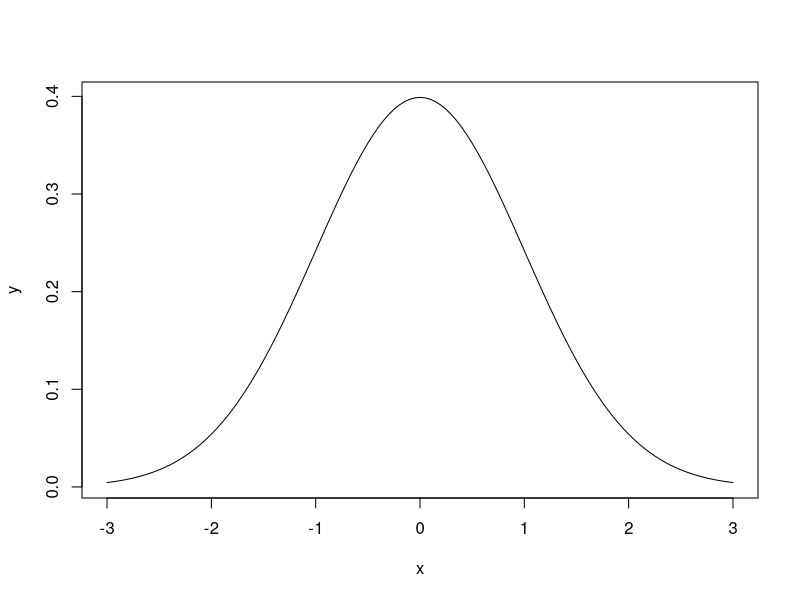
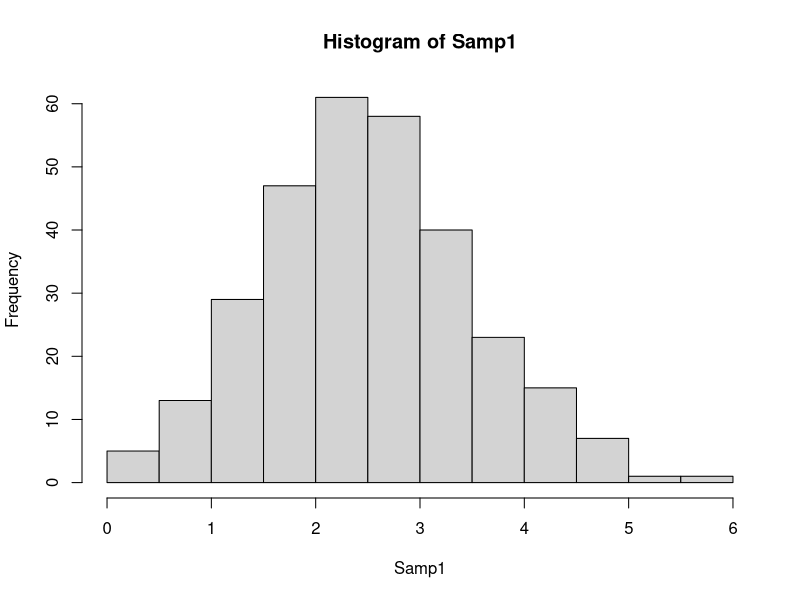
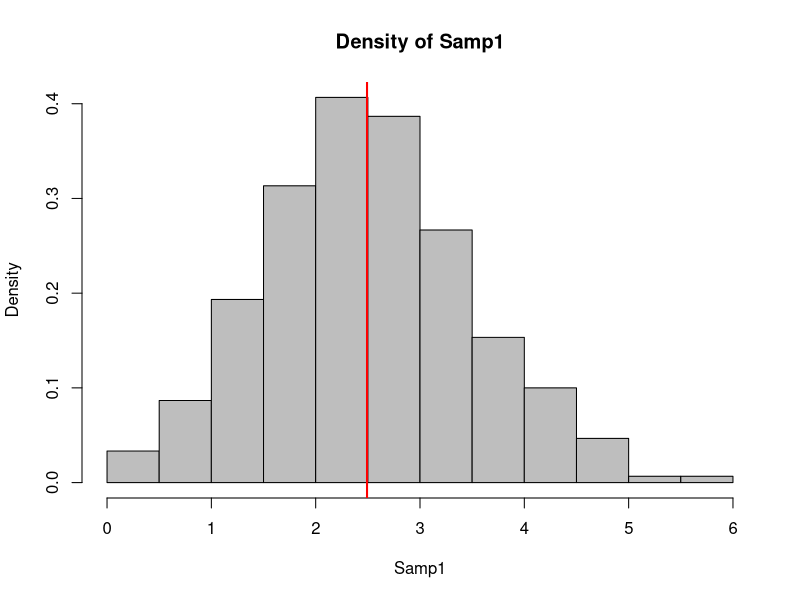
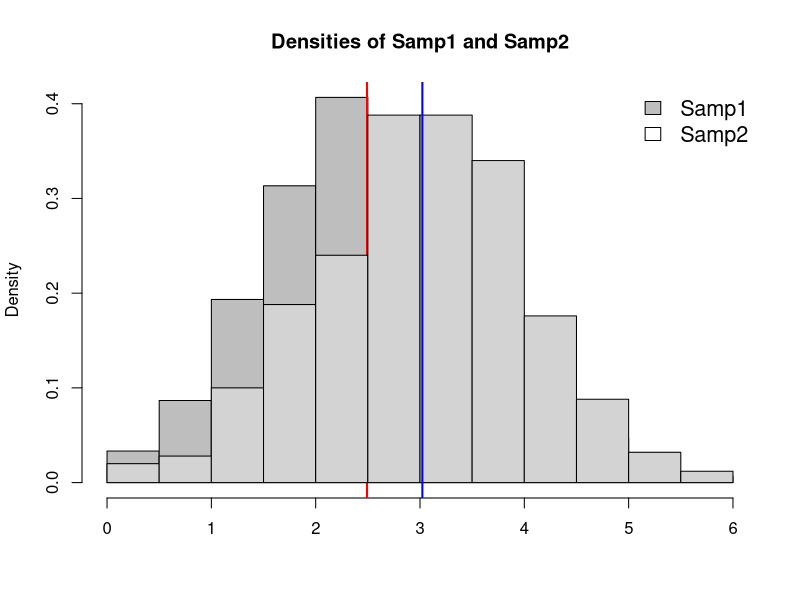
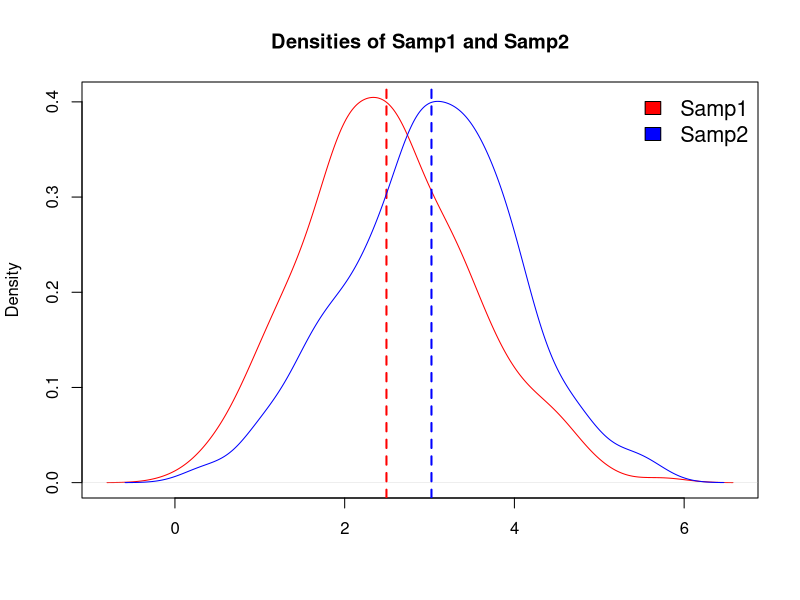
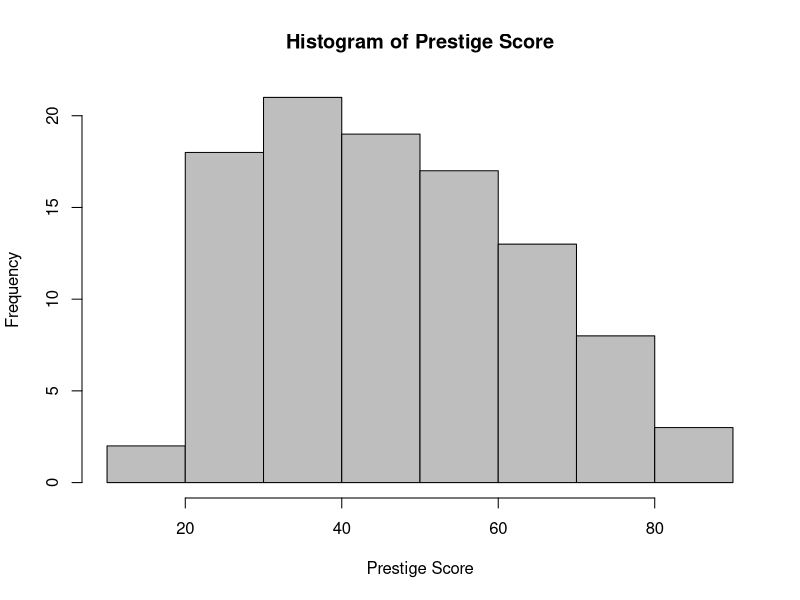
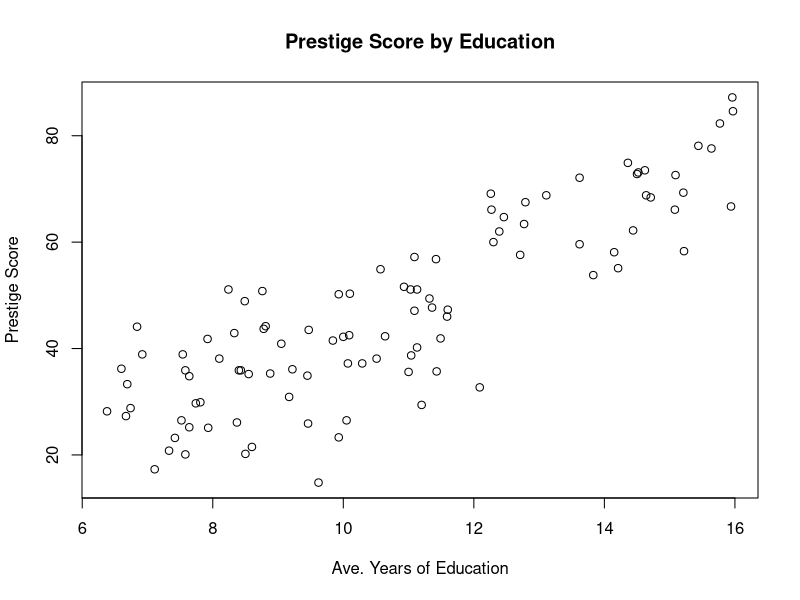
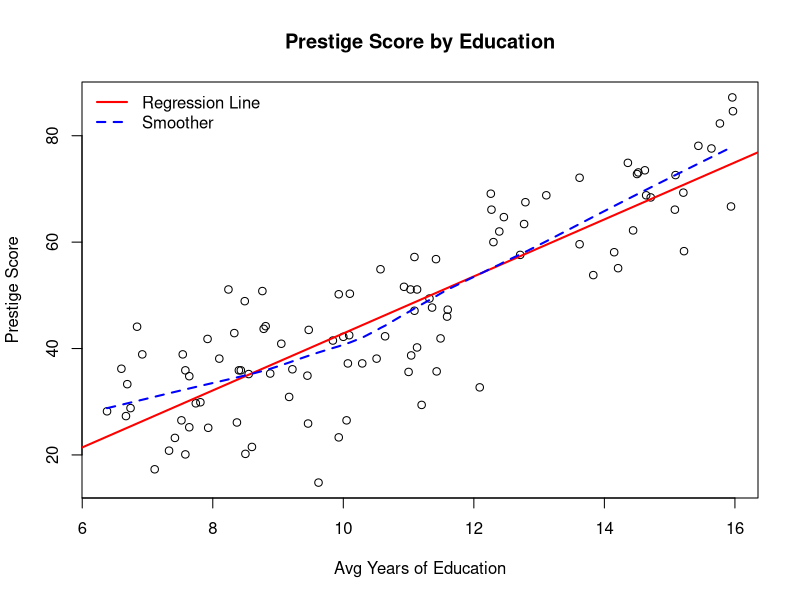

These figures' R source, in order:
## ---- chunk 1
knitr::opts_chunk$set(echo = FALSE)
## ---- chunk 2
str(dnorm) # normal pdf
dnorm(x = 0, mean = 0, sd = 1)
## ---- chunk 3
x <- seq(from = -3, to = 3, by = 0.05)
y <- dnorm(x, mean = 0, sd = 1)
plot(x, y, type = "l")
## ---- chunk 4
str(rnorm) # generate random number from normal dist
rnorm(10, mean = 0, sd = 1)
## ---- chunk 5
str(pnorm) # normal CDF
pnorm(0, mean = 0, sd = 1) # Pr[X <= 0] = ?
## ---- chunk 6
str(qnorm) # normal quantile func
qnorm(0.975, mean = 0, sd = 1) # PR[X <= ?] = 0.975
## ---- chunk 7
set.seed(123)
oneSampData <- rnorm(100, mean = 0, sd = 1)

mean(oneSampData)
sd(oneSampData)
## ---- chunk 8
oneSampTest.0 <- t.test(oneSampData) 
oneSampTest.0
## ---- chunk 9
names(oneSampTest.0) 
oneSampTest.0$statistic
oneSampTest.0$estimate
## ---- chunk 10
oneSampTest.mu <- t.test(oneSampData, mu = 0.3)
oneSampTest.mu
## ---- chunk 11
Samp1 <- rnorm(300, mean = 2.5, sd = 1)
Samp2 <- rnorm(500, mean = 3.0, sd = 1) # notice: not the same sample size
t.test(Samp1, Samp2)  # default assump: unequal variances
## ---- chunk 12
t.test(Samp1, Samp2, var.equal = TRUE)  # default assump: unequal variances
## ---- chunk 13
t.test(Samp1, Samp2[1:300], paired = TRUE) # must be of the same sample size
## ---- chunk 14
hist(Samp1)
## ---- chunk 15
hist(Samp1, main = "Density of Samp1", freq = F, col = "grey") 
abline(v = mean(Samp1), col = "red", lwd = 2)
## ---- chunk 16
hist(Samp1, main = "Densities of Samp1 and Samp2", freq = F, col = "grey", xlab="") 
abline(v = mean(Samp1), col = "red", lwd = 2)
hist(Samp2, freq = F, add = T)
abline(v = mean(Samp2), col = "blue", lwd = 2)
legend("topright", legend = c("Samp1", "Samp2"),
       fill = c("grey","white"), bty = "n", cex = 1.3)
## ---- chunk 17
plot(density(Samp1), col="red", main="Densities of Samp1 and Samp2", xlab="")
abline(v = mean(Samp1), col = "red", lwd = 2, lty=2)
lines(density(Samp2), col="blue")
abline(v = mean(Samp2), col = "blue", lwd = 2, lty = 2)
legend("topright", legend = c("Samp1", "Samp2"),
       fill = c("red","blue"), bty = "n", cex = 1.3)
## ---- chunk 18
# install.packages("car", dependencies=TRUE)
library(car)
data(Prestige) # load the data
str(Prestige)
## ---- chunk 19
summary(Prestige)
## ---- chunk 20
Prestige[is.na(Prestige$type),]
## ---- chunk 21
ind <- which(is.na(Prestige$type))  # gives index numbers of the NAs in the vector
rbind(index=ind, name=rownames(Prestige)[ind])  # print index with rowname
## ---- chunk 22
ind.ch <- ind[-1]
Prestige[ind.ch,"type"] <- rep("bc", 3)
summary(Prestige$type)
## ---- chunk 23
Prestige <- na.omit(Prestige) 
summary(Prestige$type)
## ---- chunk 24
hist(Prestige$prestige, col = "grey", 
     main = "Histogram of Prestige Score", xlab = "Prestige Score")
## ---- chunk 25
plot(Prestige$education, Prestige$prestige,
     main = "Prestige Score by Education",
     xlab = "Ave. Years of Education", ylab = "Prestige Score")
## ---- chunk 26
plot(Prestige$education, Prestige$prestige,
     main = "Prestige Score by Education",
     xlab = "Avg Years of Education", ylab = "Prestige Score")
abline(reg = lm(prestige ~ education, data = Prestige), col = "red", lwd = 2)
lines(lowess(Prestige$education, Prestige$prestige), col = "blue", lty = 2, lwd = 2)
legend("topleft",legend = c("Regression Line", "Smoother"), col = c("red","blue"),
       lwd = c(2,2), lty = c(1,2), bty = "n")
## ---- chunk 27
# Use direct ordering of the varaibles to control how they are plotted
scatterplotMatrix(Prestige[,c("prestige","education","income","women")])
## ---- chunk 28
boxplot(prestige ~ type, data = Prestige, col = "grey",
        main = "Distribution of Prestige Score by Types",
        xlab = "Occupation Types", ylab = "Prestige Score")
## ---- chunk 29
myReg <- lm(prestige ~ education + income + women, data = Prestige)
myReg
names(myReg)
## ---- chunk 30
summary(myReg)
## ---- chunk 31
sum.myReg = summary(myReg)
names(sum.myReg) # show different contents

names(myReg) # this is what we had previously
## ---- chunk 32
confint(myReg, 'income', level=0.95)
## ---- chunk 33
confint(myReg, level=0.95)
## ---- chunk 34
mod = update(myReg, ~ . + type); summary(mod)
## ---- chunk 35
levels(Prestige$type)
Prestige$type = relevel(Prestige$type, "prof")

levels(Prestige$type)
## ---- chunk 36
mod = update(myReg, ~ . + type); summary(mod)
## ---- chunk 37
par(mfrow = c(2, 2), oma = c(0, 0, 2, 0))
plot(myReg)
## ---- chunk 38
newData = data.frame(education=13.2, income=12000, women=12)
predict(myReg, newData, interval="predict")
